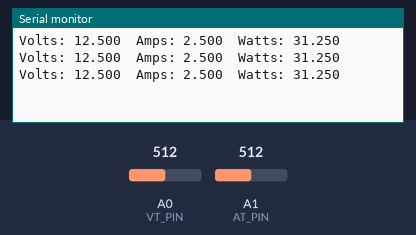
A sketch run on a simulated Arduino Uno, built with avr-gcc and run on an emulated ATmega328P. On the bench: the last lines printed to the serial monitor. The test bench sets the inputs (shaded band); at power-on: A0 (VT_PIN) = 512, A1 (AT_PIN) = 512.

Above: at 1.3 s.
1.4 s: A0 (VT_PIN) set to 716
At 1.9 s:
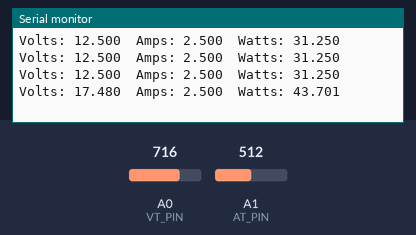
2.9 s: A1 (AT_PIN) set to 716
At 3.3 s:
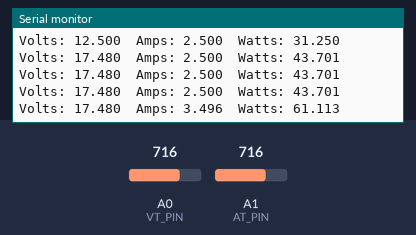
4.4 s: A0 (VT_PIN) set to 900
At 4.9 s:
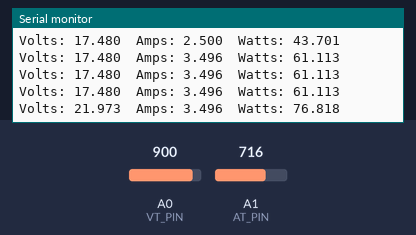
5.9 s: A1 (AT_PIN) set to 900
At 6.4 s:
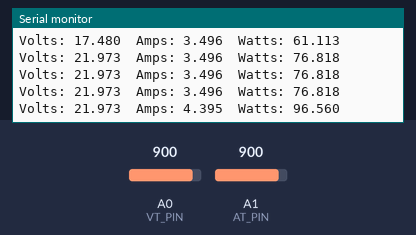
Timing chart, 0 to 8.4 s (numbered marks = the images above; inputs shaded):
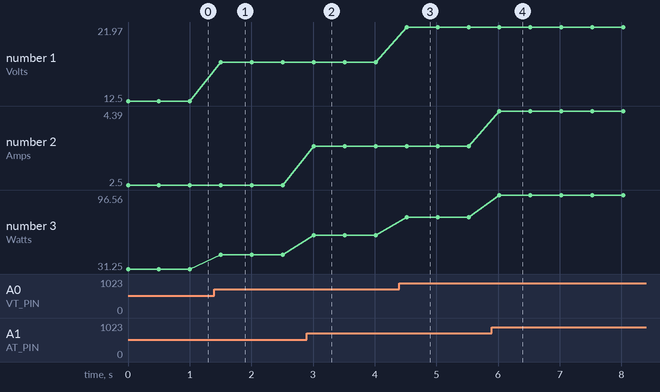

Measured:
- after the input at 1.4 s, the serial monitor: prints a new line after 0.11 s (image 1)
- after the input at 2.9 s, the serial monitor: prints a new line after 0.11 s (image 2)
- after the input at 4.4 s, the serial monitor: prints a new line after 0.12 s (image 3)
- after the input at 5.9 s, the serial monitor: prints a new line after 0.12 s (image 4)
- plotted number 1: 12.5 → 17.48 after the input at 1.4 s, 17.48 → 21.97 after the input at 4.4 s
- plotted number 2: 2.5 → 3.5 after the input at 2.9 s, 3.5 → 4.39 after the input at 5.9 s
- plotted number 3: 31.25 → 43.7 after the input at 1.4 s, 43.7 → 61.11 after the input at 2.9 s, 61.11 → 76.82 after the input at 4.4 s, 76.82 → 96.56 after the input at 5.9 s

The sketch:

vol_amp.ino
```cpp
// Henry's Bench
// MAX471 Power Meter Tutorial

#define VT_PIN A0
#define AT_PIN A1

void setup()
{
  Serial.begin(9600);

}

void loop()
{
  int vt_read = analogRead(VT_PIN);
  int at_read = analogRead(AT_PIN);

  float voltage = vt_read * (5.0 / 1024.0) * 5.0;
  float current = at_read * (5.0 / 1024.0);
  float watts = voltage * current;

  Serial.print("Volts: ");
  Serial.print(voltage, 3);
  Serial.print("\tAmps: ");
  Serial.print(current,3);
  Serial.print("\tWatts: ");
  Serial.println(watts,3);
  Serial.println();

  delay(500);

}
```
